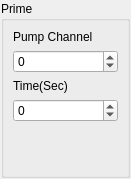
<?xml version="1.0" encoding="UTF-8"?>
<ui version="4.0">
 <class>PrimeWidget</class>
 <widget class="QWidget" name="PrimeWidget">
  <property name="geometry">
   <rect>
    <x>0</x>
    <y>0</y>
    <width>131</width>
    <height>179</height>
   </rect>
  </property>
  <property name="sizePolicy">
   <sizepolicy hsizetype="Minimum" vsizetype="Minimum">
    <horstretch>0</horstretch>
    <verstretch>0</verstretch>
   </sizepolicy>
  </property>
  <property name="windowTitle">
   <string>Form</string>
  </property>
  <layout class="QGridLayout" name="gridLayout">
   <property name="leftMargin">
    <number>1</number>
   </property>
   <property name="topMargin">
    <number>1</number>
   </property>
   <property name="rightMargin">
    <number>1</number>
   </property>
   <property name="bottomMargin">
    <number>1</number>
   </property>
   <property name="spacing">
    <number>1</number>
   </property>
   <item row="0" column="0">
    <widget class="QGroupBox" name="groupBox">
     <property name="sizePolicy">
      <sizepolicy hsizetype="Minimum" vsizetype="Minimum">
       <horstretch>0</horstretch>
       <verstretch>0</verstretch>
      </sizepolicy>
     </property>
     <property name="title">
      <string>Prime</string>
     </property>
     <layout class="QVBoxLayout" name="verticalLayout_4">
      <item>
       <layout class="QVBoxLayout" name="verticalLayout">
        <item>
         <widget class="QLabel" name="label">
          <property name="text">
           <string>Pump Channel</string>
          </property>
         </widget>
        </item>
        <item>
         <widget class="QSpinBox" name="spinPumpChannel">
          <property name="buttonSymbols">
           <enum>QAbstractSpinBox::UpDownArrows</enum>
          </property>
          <property name="accelerated">
           <bool>true</bool>
          </property>
          <property name="minimum">
           <number>-2147483647</number>
          </property>
          <property name="maximum">
           <number>2147483647</number>
          </property>
         </widget>
        </item>
       </layout>
      </item>
      <item>
       <layout class="QVBoxLayout" name="verticalLayout_2">
        <item>
         <widget class="QLabel" name="label_2">
          <property name="text">
           <string>Time(Sec)</string>
          </property>
         </widget>
        </item>
        <item>
         <widget class="QSpinBox" name="spinTime">
          <property name="buttonSymbols">
           <enum>QAbstractSpinBox::UpDownArrows</enum>
          </property>
          <property name="accelerated">
           <bool>true</bool>
          </property>
          <property name="minimum">
           <number>-2147483647</number>
          </property>
          <property name="maximum">
           <number>2147483647</number>
          </property>
         </widget>
        </item>
       </layout>
      </item>
      <item>
       <spacer name="verticalSpacer">
        <property name="orientation">
         <enum>Qt::Vertical</enum>
        </property>
        <property name="sizeHint" stdset="0">
         <size>
          <width>20</width>
          <height>40</height>
         </size>
        </property>
       </spacer>
      </item>
     </layout>
    </widget>
   </item>
  </layout>
 </widget>
 <resources/>
 <connections/>
</ui>
